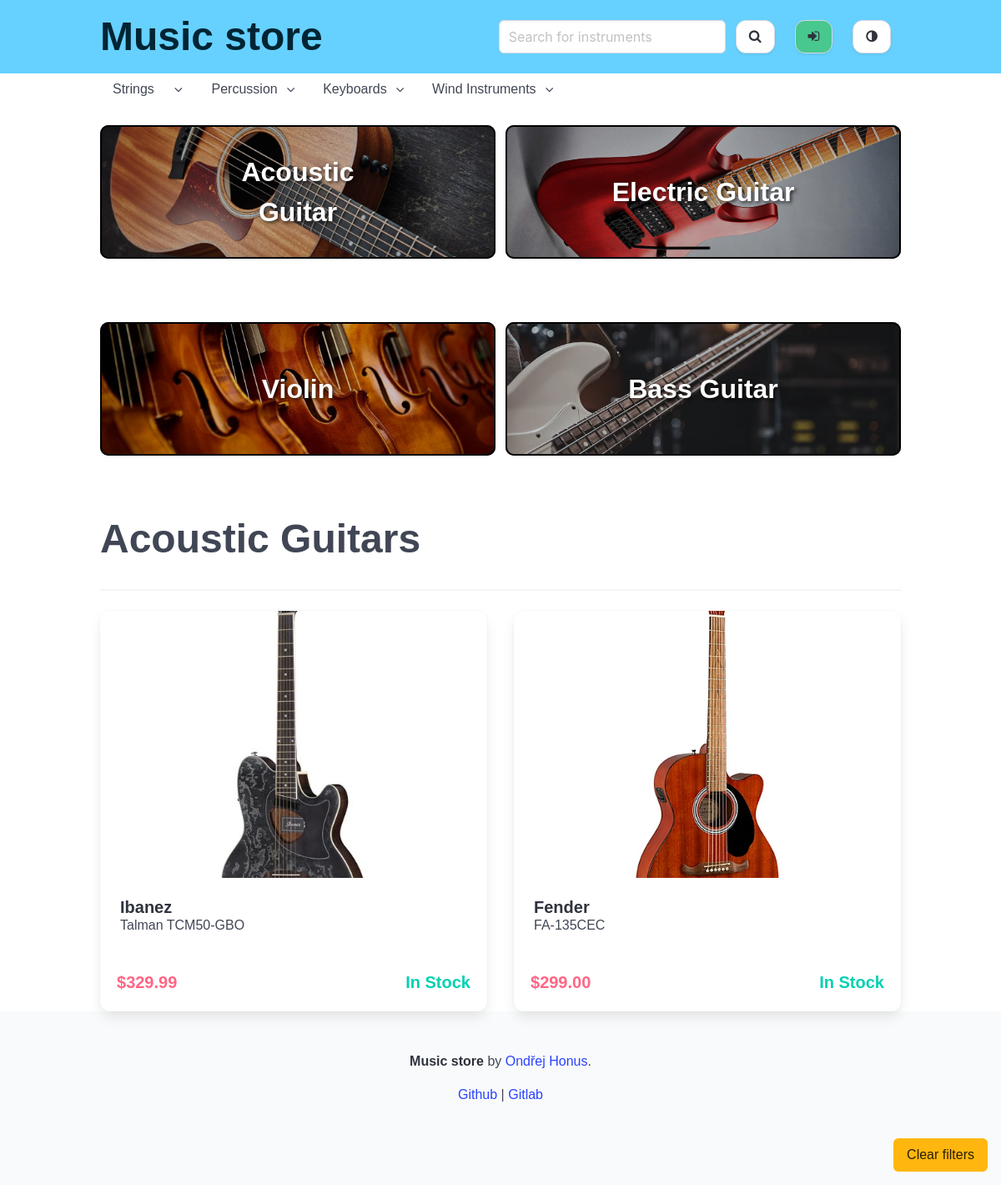
The app's page /strings/acoustic-guitar/ with its own data.
### store/models.py (models this page shows, shortened)
class InstrumentType(models.Model):
    name = models.CharField(
        max_length=30,
        help_text="Enter the type of instrument (max 30 characters)",
        validators=[
            MinLengthValidator(2, "Category name must be at least 2 characters long."),
            MaxLengthValidator(30, "Category name cannot exceed 30 characters.")
        ]
    )
    category = models.ForeignKey('InstrumentCategory', on_delete=models.CASCADE, blank=True, null=True)
    description = models.TextField(
        help_text="Provide a description of the instrument type."
    )
    slug = models.SlugField(
        max_length=100,
        unique=True,
        blank=True,
        help_text="Automatically generated slug."
    )

class Instrument(models.Model):
    brand = models.CharField(
        max_length=30,
        help_text="Enter the brand name of the instrument (max 30 characters)",
        validators = [
            MinLengthValidator(2, "Brand name must be at least 2 characters long."),
            MaxLengthValidator(30, "Brand name cannot exceed 30 characters"),
        ],
    )
    model = models.CharField(
        max_length=100,
        help_text="Enter the model name of the instrument (max 100 characters)",
        validators=[
            MinLengthValidator(2, "Model name must be at least 2 characters long."),
            MaxLengthValidator(100, "Model name cannot exceed 100 characters")
        ],
    )
    slug = models.SlugField(
        max_length=100,
        unique=True,
        blank=True,
        help_text="Automatically generated slug."
    )
    color = models.CharField(
        max_length=20,
        blank=True,
        null=True,
        help_text="Enter the color of the instrument (max 20 characters)",
        validators=[
            MinLengthValidator(2, "Color name must be at least 2 characters long."),
            MaxLengthValidator(20, "Color name cannot exceed 20 characters.")
        ]
    )
    description = models.TextField(
        help_text="Provide a detailed description of the instrument."
    )
    year = models.IntegerField(
        blank=True,
        null=True,
        help_text="Enter the year the instrument was manufactured.",
        validators=[
            MinValueValidator(1900, "Year must be 1900 or later."),
            MaxValueValidator(2100, "Year must be 2100 or earlier.")
        ]
    )
    type = models.ForeignKey(
        InstrumentType,
        on_delete=models.CASCADE,
        default=None,
        help_text="Select one or more types for this instrument."
    )
    image = models.ImageField(
        upload_to='instruments/',
        help_text="Upload an image of the instrument."
    )
    price = models.DecimalField(
        max_digits=10,
        decimal_places=2,
        help_text="Enter the price of the instrument (max 10 digits, 2 decimal places).",
        validators=[
            MinValueValidator(0.01, "Price must be greater than zero.")
        ]
    )
    stock = models.IntegerField(
        help_text="Enter the number of items in stock.",
        validators=[
            MinValueValidator(0, "Stock cannot be negative.")
        ]
    )

### store/views.py (the view)
# urls.py: path('<slug:category_slug>/<slug:type_slug>/', views.instrument_type, name='instrument_type'),
def instrument_type(request, category_slug, type_slug):
    if not InstrumentCategory.objects.filter(slug=category_slug).exists():
        return render(request, '404.html')
    if not InstrumentType.objects.filter(slug=type_slug, category__slug=category_slug).exists():
        return render(request, '404.html')
    instruments = Instrument.objects.filter(type__slug=type_slug, type__category__slug=category_slug)
    context = {
        'instruments': instruments,
        'type': InstrumentType.objects.get(slug=type_slug).name,
        'types': InstrumentType.objects.filter(category__slug=category_slug),
        'category': InstrumentCategory.objects.get(slug=category_slug).name,
        }
    return render(request, f'categories/type.html', context=context)

### store/templates/categories/type.html (shortened to what this page needs)
{% extends 'base.html' %}
{% load static %}
{% block content %}
<div class="categories m-auto">
    <div class="fixed-grid has-4-cols-desktop has-1-cols-mobile">
        <div class="grid">
            {% for type in types %}
            <div class="category">
                <a href="{% url 'instrument_type' type.category.slug type.slug %}">
                    <img src="{% static 'img/' %}{{ type.slug }}.png" alt="{{ type.name }}" class="category-image">
                    <p class="category-text">{{ type.name }}</p>
                </a>
            </div>
            {% endfor %}
        </div>
    </div>
</div>
<a href="../">
    <button class="button clear-filters is-warning">Clear filters</button>
</a>
<h1 class="is-size-1 has-text-weight-bold">{{ type }}s</h1>
<hr>
<div class="fixed-grid has-4-cols-desktop has-1-cols-mobile m-auto mt-6">
    <div class="grid is-gap-4 m-auto">
        {% for instrument in instruments %}
        <a href="{% url 'instrument_detail' instrument.type.category.slug instrument.slug %}" class="card-link">
            <div class="card m-auto">
                <div class="card-image">
                    <figure class="image">
                        <img src="{{ instrument.image.url }}" alt="{{ instrument.name }}" class="item">
                    </figure>
                </div>
                <div class="card-content m-0">
                    <p class="title is-5 m-0">{{ instrument.brand }}</p>
                    <p class="subtitle is-6 m-0">{{ instrument.model }}</p>
                    <p class="has-text-weight-bold is-size-5 has-text-danger absolute-bottom-left">${{ instrument.price }}</p>
                    {% if instrument.stock > 0 %}
                    <p class="has-text-weight-bold is-size-5 has-text-primary absolute-bottom-right">In Stock</p>
                    {% else %}
                    <p class="has-text-weight-bold is-size-5 has-text-danger absolute-bottom-right">Out of Stock</p>
                    {% endif %}
                </div>
            </div>
        </a>
        {% endfor %}
    </div>
</div>
{% endblock %}

### store/static/css/style.css (style rules this page uses)
* { margin: 0; padding: 0; box-sizing: border-box; }
html, body { width: 100%; height: 100%; font-family: Arial, sans-serif; }
img.item { width: 100% !important; height: 20em !important; object-fit: cover; }
.card { width: 100%; height: 30em; }
.category-image { border-radius: 10px !important; border: solid black 2px; height: 10em !important; object-fit: cover; width: 100% !important; opacity: 0.8; }
.category { height: 10em !important; border-radius: 10px !important; margin-bottom: 4em !important; background-color: black !important; }
.category-text { position: absolute; top: 50%; left: 50%; transform: translate(-50%, -50%); color: white; font-size: 2em; text-align: center; font-weight: bold; text-shadow: 2px 2px 4px rgba(0, 0, 0, 0.7); text-decoration: none; width: auto; height: auto; display: inline-block; z-index: 1; pointer-events: none; }
.category { position: relative; }
.clear-filters { position: fixed !important; right: 0; bottom: 0; margin: 1em !important; }
.absolute-bottom-left { position: absolute !important; bottom: 0 !important; left: 0 !important; margin: 1em !important; }
.absolute-bottom-right { position: absolute !important; bottom: 0 !important; right: 0 !important; margin: 1em !important; }

### records on screen
InstrumentType: slug (picture), name "Acoustic Guitar"
InstrumentType: slug (picture)
InstrumentType: slug (picture)
InstrumentType: slug (picture)
Instrument: image (picture), brand "Ibanez", model "Talman TCM50-GBO", price "329.99", stock "In Stock"
Instrument: image (picture), brand "Fender", model "FA-135CEC", price "299.00", stock "In Stock"
